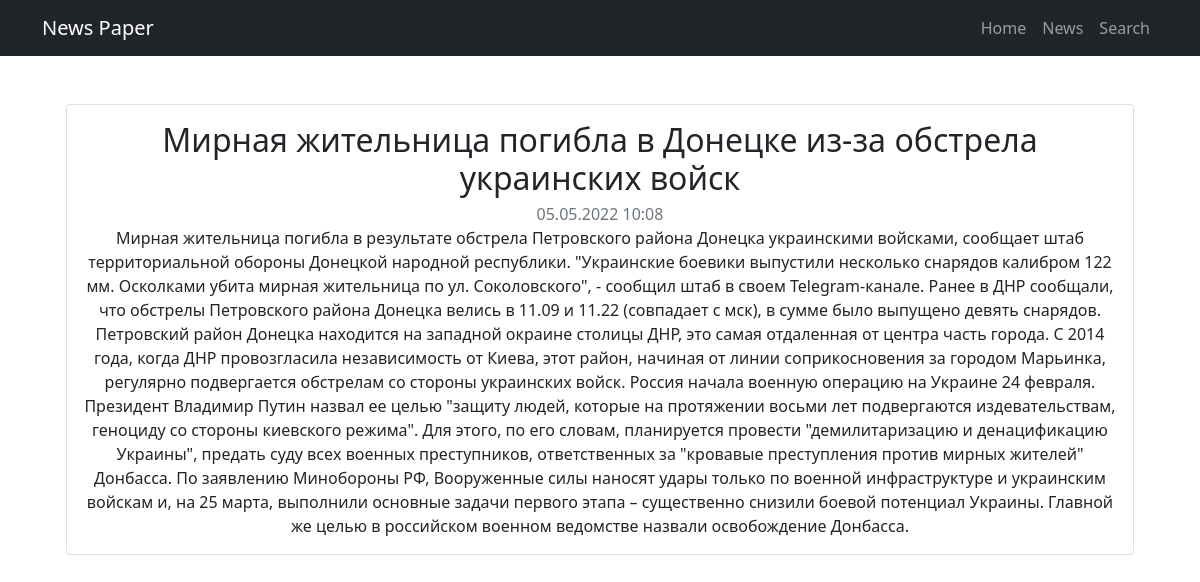
Screenshot of /news/12 with the database file from the repository.
### news/models.py (models this page shows, shortened)
class Post(models.Model):
    NEWS = "NW"
    ARTICLE = "AR"
    TYPE_CHOICES = [
        (NEWS, "news"),
        (ARTICLE, "article"),
    ]
    author = models.ForeignKey(Author, on_delete=models.CASCADE)
    type = models.CharField(max_length=2, choices=TYPE_CHOICES, default=ARTICLE)
    title = models.CharField(max_length=128)
    text = models.TextField()
    rating = models.SmallIntegerField(default=0)
    created_at = models.DateTimeField(auto_now_add=True)
    categories = models.ManyToManyField(Category, through="PostCategory")

### news/views.py (the view)
# urls.py: path("<int:pk>", PostDetail.as_view(), name="post_detail"),
class PostDetail(DetailView):
    model = Post
    template_name = "post.html"
    context_object_name = "post"

### news/templatetags/custom_filters.py (called while the page is built)
@register.filter(name="censor")
def censor(value):
    for bad_word in BAD_WORDS:
        for match in re.finditer(bad_word, value):
            value = value[: match.start()] + "*" * len(bad_word) + value[match.end() :]
    return value

### templates/post.html (shortened to what this page needs)
{% extends 'default.html' %}
{% load custom_filters %}
{% block content %}
<div class='page__post card m-4'>
  <div class='card-body'>
    <h2 class='header__title card-title'>{{ post.title|censor }}</h2>
    <p class='header__created-at card-subtitle text-muted'>{{ post.created_at|date:"d.m.Y H:i" }}</p>
    <p class='post__content card-text'>
      {{ post.text|censor }}
    </p>
  </div>
</div>
{% endblock content %}

### rows the page displays
Post: title|censor "Мирная жительница погибла в Донецке из-за обстрела украинских войск", created_at "05.05.2022 10:08", text|censor "Мирная жительница погибла в результате обстрела Петровского района Донецка украинскими войсками, сообщает штаб территориальной обороны Донецкой народной республики. \"Украинские боевики выпустили несколько снарядов калибром 122 мм. Осколками убита мирная жительница по ул. Соколовского\", - сообщил штаб в своем Telegram-канале. Ранее в ДНР сообщали, что обстрелы Петровского района Донецка велись в 11.09 и 11.22 (совпадает с мск), в сумме было выпущено девять снарядов. Петровский район Донецка находится на западной окраине столицы ДНР, это самая отдаленная от центра часть города. С 2014 года, когда ДНР провозгласила независимость от Киева, этот район, начиная от линии соприкосновения за городом…"
